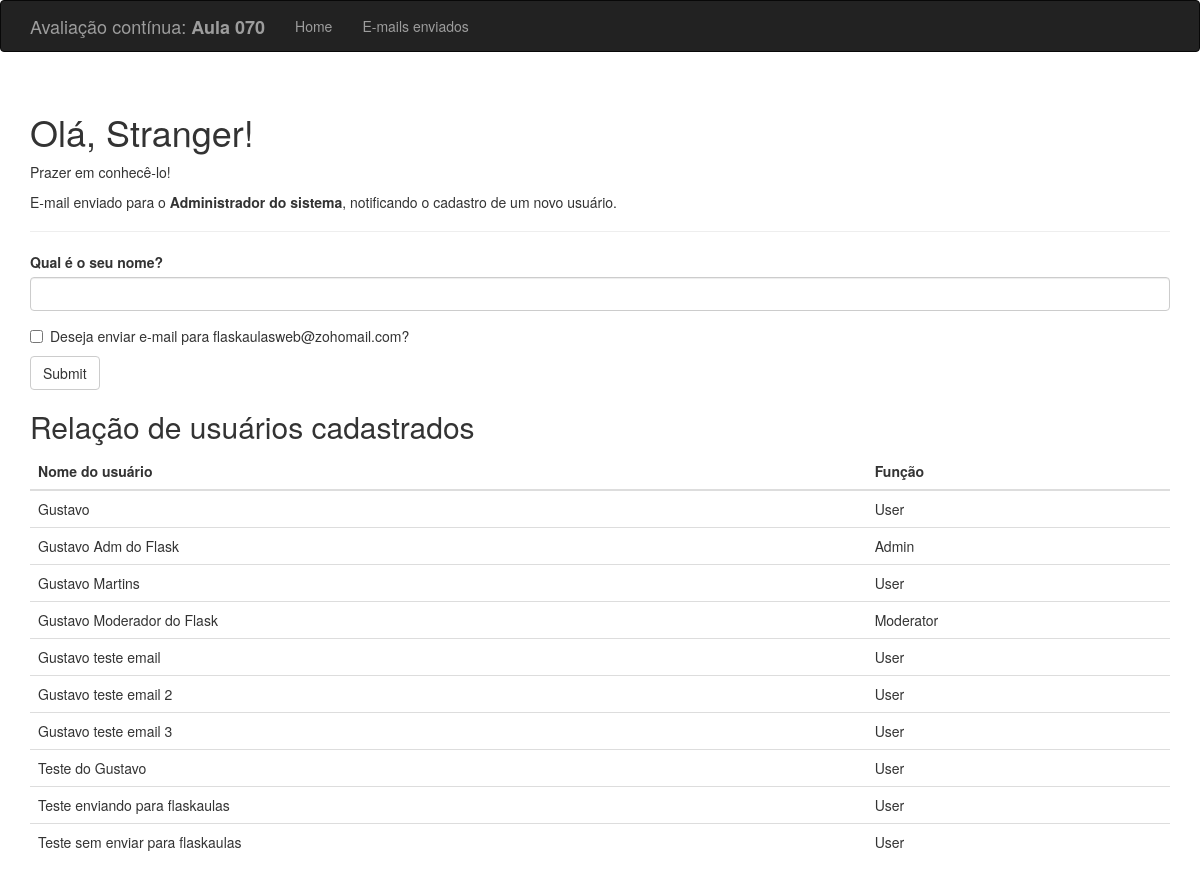
Before: / with the older database file.
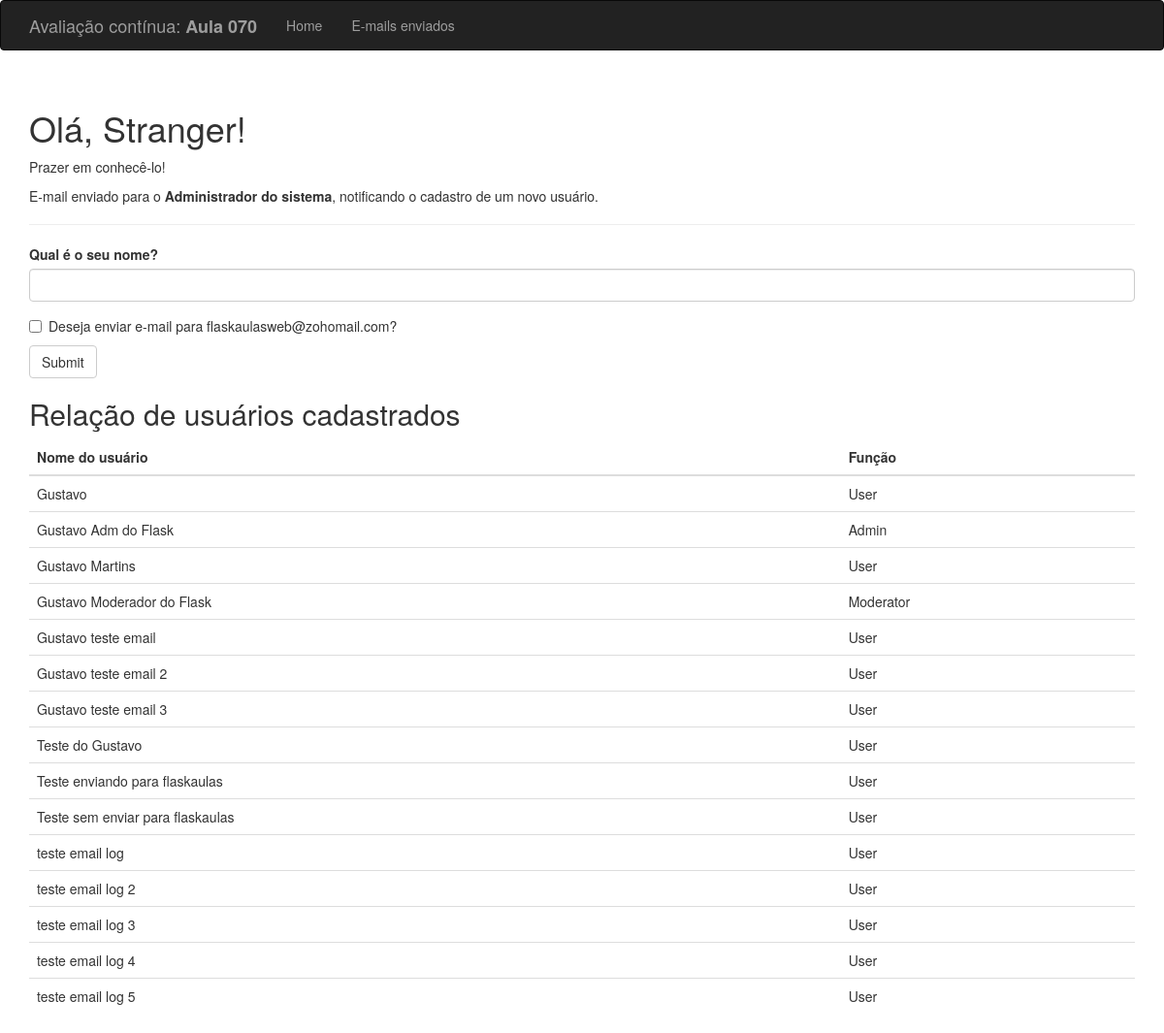
After: the same page with the newer database file.
### flask_app.py (models this page shows, shortened)
class User(db.Model):
    __tablename__ = 'users'
    id = db.Column(db.Integer, primary_key=True)
    username = db.Column(db.String(64), unique=True, index=True)
    role_id = db.Column(db.Integer, db.ForeignKey('roles.id'))

class Role(db.Model):
    __tablename__ = 'roles'
    id = db.Column(db.Integer, primary_key=True)
    name = db.Column(db.String(64), unique=True)
    users = db.relationship('User', backref='role', lazy='dynamic')

### flask_app.py (the view, shortened to what this page needs)
@app.route('/', methods=['GET', 'POST'])
def index():
    form = NameForm()
    users_list = User.query.order_by(User.username).all()
    return render_template('index.html', form=form, name=session.get('name'),
                           known=session.get('known', False), users=users_list)

### flask_app.py
class NameForm(FlaskForm):
    name = StringField('Qual é o seu nome?', validators=[DataRequired()])
    email = BooleanField('Deseja enviar e-mail para flaskaulasweb@zohomail.com?')
    submit = SubmitField('Submit')

### templates/index.html (shortened to what this page needs)
{% extends "base_template.html" %}
{% import "bootstrap/wtf.html" as wtf %}
{% block page_content %}
    <div class="page-header">
        <h1>Olá, {% if name %}{{ name }}{% else %}Stranger{% endif %}!</h1>
        {% if not known %}
        <p>Prazer em conhecê-lo!</p>
        {% else %}
        <p>Feliz em vê-lo novamente!</p>
        {% endif %}
        <p>E-mail enviado para o <strong>Administrador do sistema</strong>, notificando o cadastro de um novo usuário.</p>
    </div>
    {{ wtf.quick_form(form) }}
    <h2>Relação de usuários cadastrados</h2>
    {% if users %}
        <table class="table">
            <thead>
                <tr>
                    <th>Nome do usuário</th>
                    <th>Função</th>
                </tr>
            </thead>
            <tbody>
                {% for user in users %}
                <tr>
                    <td>{{ user.username }}</td>
                    <td>
                        {% if user.role %}
                            {{ user.role.name }}
                        {% else %}
                            <span>User</span>
                        {% endif %}
                    </td>
                </tr>
                {% endfor %}
            </tbody>
        </table>
    {% else %}
    <p>Nenhum usuário cadastrado ainda.</p>
    {% endif %}
{% endblock %}

### templates/base_template.html (shortened to what this page needs)
{% extends "bootstrap/base.html" %}
{% block head %}
{{ super() }}
{% endblock %}
{% block navbar %}
<div class="navbar navbar-inverse" role="navigation">
    <div class="container">
        <div class="navbar-header">
            <a class="navbar-brand" href="/">Avaliação contínua: <strong>Aula 070</strong></a>
        </div>
        <div class="navbar-collapse collapse">
            <ul class="nav navbar-nav">
                <li><a href="/">Home</a></li>
                <li><a href="{{ url_for('emails_sent') }}">E-mails enviados</a></li>
            </ul>
        </div>
    </div>
</div>
{% endblock %}
{% block content %}
<div class="container">
    {% block page_content %}{% endblock %}
</div>
{% endblock %}

Changed rows visible on the page:
added User: username "teste email log", shows "User"
added User: username "teste email log 2", shows "User"
added User: username "teste email log 3", shows "User"
added User: username "teste email log 4", shows "User"
added User: username "teste email log 5", shows "User"
